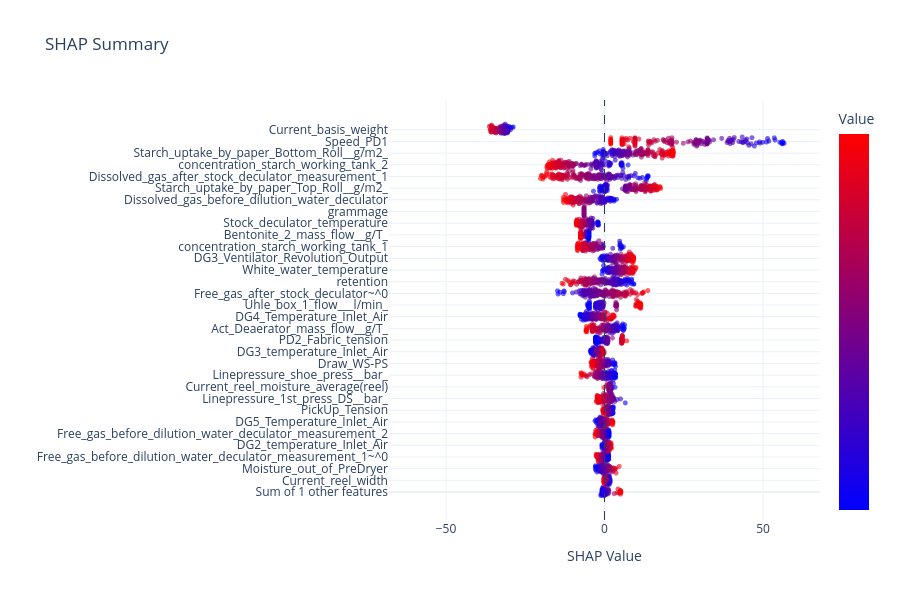

Notebook code cell kept with this figure:
### Code cell
fig = plotly_shap_beeswarm(shap_vals, X_explain, feats, max_features=100)
fig.show()

### Figure 1 — Plotly figure (JSON) as saved in the notebook; plotly's stock layout.template omitted (floating-point values rounded to 4 significant figures; data arrays with more than 128 entries replaced by an {"elided": "..."} marker saying what was removed)
{"data": [{"customdata": {"elided": "200 float values"}, "hovertemplate": "<b>Sum of other features</b><br>SHAP: %{x:.3f}<br>Value: %{customdata:.3f}<extra></extra>", "marker": {"color": {"elided": "200 float values"}, "colorbar": {"showticklabels": false, "title": {"text": "Value"}}, "colorscale": [[0, "rgb(0,0,255)"], [1, "rgb(255,0,0)"]], "opacity": 0.6, "showscale": true, "size": 5}, "mode": "markers", "showlegend": false, "type": "scattergl", "x": {"elided": "200 float values"}, "y": {"elided": "200 float values"}}, {"customdata": {"elided": "200 float values"}, "hovertemplate": "<b>Current_reel_width</b><br>SHAP: %{x:.3f}<br>Value: %{customdata:.3f}<extra></extra>", "marker": {"color": {"elided": "200 float values"}, "colorscale": [[0, "rgb(0,0,255)"], [1, "rgb(255,0,0)"]], "opacity": 0.6, "showscale": false, "size": 5}, "mode": "markers", "showlegend": false, "type": "scattergl", "x": {"elided": "200 float values"}, "y": {"elided": "200 float values"}}, {"customdata": {"elided": "200 float values"}, "hovertemplate": "<b>Moisture_out_of_PreDryer</b><br>SHAP: %{x:.3f}<br>Value: %{customdata:.3f}<extra></extra>", "marker": {"color": {"elided": "200 float values"}, "colorscale": [[0, "rgb(0,0,255)"], [1, "rgb(255,0,0)"]], "opacity": 0.6, "showscale": false, "size": 5}, "mode": "markers", "showlegend": false, "type": "scattergl", "x": {"elided": "200 float values"}, "y": {"elided": "200 float values"}}, {"customdata": {"elided": "200 float values"}, "hovertemplate": "<b>Free_gas_before_dilution_water_deculator_measurement_1~^0</b><br>SHAP: %{x:.3f}<br>Value: %{customdata:.3f}<extra></extra>", "marker": {"color": {"elided": "200 float values"}, "colorscale": [[0, "rgb(0,0,255)"], [1, "rgb(255,0,0)"]], "opacity": 0.6, "showscale": false, "size": 5}, "mode": "markers", "showlegend": false, "type": "scattergl", "x": {"elided": "200 float values"}, "y": {"elided": "200 float values"}}, {"customdata": {"elided": "200 float values"}, "hovertemplate": "<b>DG2_temperature_Inlet_Air</b><br>SHAP: %{x:.3f}<br>Value: %{customdata:.3f}<extra></extra>", "marker": {"color": {"elided": "200 float values"}, "colorscale": [[0, "rgb(0,0,255)"], [1, "rgb(255,0,0)"]], "opacity": 0.6, "showscale": false, "size": 5}, "mode": "markers", "showlegend": false, "type": "scattergl", "x": {"elided": "200 float values"}, "y": {"elided": "200 float values"}}, {"customdata": {"elided": "200 float values"}, "hovertemplate": "<b>Free_gas_before_dilution_water_deculator_measurement_2</b><br>SHAP: %{x:.3f}<br>Value: %{customdata:.3f}<extra></extra>", "marker": {"color": {"elided": "200 float values"}, "colorscale": [[0, "rgb(0,0,255)"], [1, "rgb(255,0,0)"]], "opacity": 0.6, "showscale": false, "size": 5}, "mode": "markers", "showlegend": false, "type": "scattergl", "x": {"elided": "200 float values"}, "y": {"elided": "200 float values"}}, {"customdata": {"elided": "200 float values"}, "hovertemplate": "<b>DG5_Temperature_Inlet_Air</b><br>SHAP: %{x:.3f}<br>Value: %{customdata:.3f}<extra></extra>", "marker": {"color": {"elided": "200 float values"}, "colorscale": [[0, "rgb(0,0,255)"], [1, "rgb(255,0,0)"]], "opacity": 0.6, "showscale": false, "size": 5}, "mode": "markers", "showlegend": false, "type": "scattergl", "x": {"elided": "200 float values"}, "y": {"elided": "200 float values"}}, {"customdata": {"elided": "200 float values"}, "hovertemplate": "<b>PickUp_Tension</b><br>SHAP: %{x:.3f}<br>Value: %{customdata:.3f}<extra></extra>", "marker": {"color": {"elided": "200 float values"}, "colorscale": [[0, "rgb(0,0,255)"], [1, "rgb(255,0,0)"]], "opacity": 0.6, "showscale": false, "size": 5}, "mode": "markers", "showlegend": false, "type": "scattergl", "x": {"elided": "200 float values"}, "y": {"elided": "200 float values"}}, {"customdata": {"elided": "200 float values"}, "hovertemplate": "<b>Linepressure_1st_press_DS__bar_</b><br>SHAP: %{x:.3f}<br>Value: %{customdata:.3f}<extra></extra>", "marker": {"color": {"elided": "200 float values"}, "colorscale": [[0, "rgb(0,0,255)"], [1, "rgb(255,0,0)"]], "opacity": 0.6, "showscale": false, "size": 5}, "mode": "markers", "showlegend": false, "type": "scattergl", "x": {"elided": "200 float values"}, "y": {"elided": "200 float values"}}, {"customdata": {"elided": "200 float values"}, "hovertemplate": "<b>Current_reel_moisture_average(reel)</b><br>SHAP: %{x:.3f}<br>Value: %{customdata:.3f}<extra></extra>", "marker": {"color": {"elided": "200 float values"}, "colorscale": [[0, "rgb(0,0,255)"], [1, "rgb(255,0,0)"]], "opacity": 0.6, "showscale": false, "size": 5}, "mode": "markers", "showlegend": false, "type": "scattergl", "x": {"elided": "200 float values"}, "y": {"elided": "200 float values"}}, {"customdata": {"elided": "200 float values"}, "hovertemplate": "<b>Linepressure_shoe_press__bar_</b><br>SHAP: %{x:.3f}<br>Value: %{customdata:.3f}<extra></extra>", "marker": {"color": {"elided": "200 float values"}, "colorscale": [[0, "rgb(0,0,255)"], [1, "rgb(255,0,0)"]], "opacity": 0.6, "showscale": false, "size": 5}, "mode": "markers", "showlegend": false, "type": "scattergl", "x": {"elided": "200 float values"}, "y": {"elided": "200 float values"}}, {"customdata": {"elided": "200 float values"}, "hovertemplate": "<b>Draw_WS-PS</b><br>SHAP: %{x:.3f}<br>Value: %{customdata:.3f}<extra></extra>", "marker": {"color": {"elided": "200 float values"}, "colorscale": [[0, "rgb(0,0,255)"], [1, "rgb(255,0,0)"]], "opacity": 0.6, "showscale": false, "size": 5}, "mode": "markers", "showlegend": false, "type": "scattergl", "x": {"elided": "200 float values"}, "y": {"elided": "200 float values"}}, {"customdata": {"elided": "200 float values"}, "hovertemplate": "<b>DG3_temperature_Inlet_Air</b><br>SHAP: %{x:.3f}<br>Value: %{customdata:.3f}<extra></extra>", "marker": {"color": {"elided": "200 float values"}, "colorscale": [[0, "rgb(0,0,255)"], [1, "rgb(255,0,0)"]], "opacity": 0.6, "showscale": false, "size": 5}, "mode": "markers", "showlegend": false, "type": "scattergl", "x": {"elided": "200 float values"}, "y": {"elided": "200 float values"}}, {"customdata": {"elided": "200 float values"}, "hovertemplate": "<b>PD2_Fabric_tension</b><br>SHAP: %{x:.3f}<br>Value: %{customdata:.3f}<extra></extra>", "marker": {"color": {"elided": "200 float values"}, "colorscale": [[0, "rgb(0,0,255)"], [1, "rgb(255,0,0)"]], "opacity": 0.6, "showscale": false, "size": 5}, "mode": "markers", "showlegend": false, "type": "scattergl", "x": {"elided": "200 float values"}, "y": {"elided": "200 float values"}}, {"customdata": {"elided": "200 float values"}, "hovertemplate": "<b>Act_Deaerator_mass_flow__g/T_</b><br>SHAP: %{x:.3f}<br>Value: %{customdata:.3f}<extra></extra>", "marker": {"color": {"elided": "200 float values"}, "colorscale": [[0, "rgb(0,0,255)"], [1, "rgb(255,0,0)"]], "opacity": 0.6, "showscale": false, "size": 5}, "mode": "markers", "showlegend": false, "type": "scattergl", "x": {"elided": "200 float values"}, "y": {"elided": "200 float values"}}, {"customdata": {"elided": "200 float values"}, "hovertemplate": "<b>DG4_Temperature_Inlet_Air</b><br>SHAP: %{x:.3f}<br>Value: %{customdata:.3f}<extra></extra>", "marker": {"color": {"elided": "200 float values"}, "colorscale": [[0, "rgb(0,0,255)"], [1, "rgb(255,0,0)"]], "opacity": 0.6, "showscale": false, "size": 5}, "mode": "markers", "showlegend": false, "type": "scattergl", "x": {"elided": "200 float values"}, "y": {"elided": "200 float values"}}, {"customdata": {"elided": "200 float values"}, "hovertemplate": "<b>Uhle_box_1_flow___l/min_</b><br>SHAP: %{x:.3f}<br>Value: %{customdata:.3f}<extra></extra>", "marker": {"color": {"elided": "200 float values"}, "colorscale": [[0, "rgb(0,0,255)"], [1, "rgb(255,0,0)"]], "opacity": 0.6, "showscale": false, "size": 5}, "mode": "markers", "showlegend": false, "type": "scattergl", "x": {"elided": "200 float values"}, "y": {"elided": "200 float values"}}, {"customdata": {"elided": "200 float values"}, "hovertemplate": "<b>Free_gas_after_stock_deculator~^0</b><br>SHAP: %{x:.3f}<br>Value: %{customdata:.3f}<extra></extra>", "marker": {"color": {"elided": "200 float values"}, "colorscale": [[0, "rgb(0,0,255)"], [1, "rgb(255,0,0)"]], "opacity": 0.6, "showscale": false, "size": 5}, "mode": "markers", "showlegend": false, "type": "scattergl", "x": {"elided": "200 float values"}, "y": {"elided": "200 float values"}}, {"customdata": {"elided": "200 float values"}, "hovertemplate": "<b>retention</b><br>SHAP: %{x:.3f}<br>Value: %{customdata:.3f}<extra></extra>", "marker": {"color": {"elided": "200 float values"}, "colorscale": [[0, "rgb(0,0,255)"], [1, "rgb(255,0,0)"]], "opacity": 0.6, "showscale": false, "size": 5}, "mode": "markers", "showlegend": false, "type": "scattergl", "x": {"elided": "200 float values"}, "y": {"elided": "200 float values"}}, {"customdata": {"elided": "200 float values"}, "hovertemplate": "<b>White_water_temperature</b><br>SHAP: %{x:.3f}<br>Value: %{customdata:.3f}<extra></extra>", "marker": {"color": {"elided": "200 float values"}, "colorscale": [[0, "rgb(0,0,255)"], [1, "rgb(255,0,0)"]], "opacity": 0.6, "showscale": false, "size": 5}, "mode": "markers", "showlegend": false, "type": "scattergl", "x": {"elided": "200 float values"}, "y": {"elided": "200 float values"}}, {"customdata": {"elided": "200 float values"}, "hovertemplate": "<b>DG3_Ventilator_Revolution_Output</b><br>SHAP: %{x:.3f}<br>Value: %{customdata:.3f}<extra></extra>", "marker": {"color": {"elided": "200 float values"}, "colorscale": [[0, "rgb(0,0,255)"], [1, "rgb(255,0,0)"]], "opacity": 0.6, "showscale": false, "size": 5}, "mode": "markers", "showlegend": false, "type": "scattergl", "x": {"elided": "200 float values"}, "y": {"elided": "200 float values"}}, {"customdata": {"elided": "200 float values"}, "hovertemplate": "<b>concentration_starch_working_tank_1</b><br>SHAP: %{x:.3f}<br>Value: %{customdata:.3f}<extra></extra>", "marker": {"color": {"elided": "200 float values"}, "colorscale": [[0, "rgb(0,0,255)"], [1, "rgb(255,0,0)"]], "opacity": 0.6, "showscale": false, "size": 5}, "mode": "markers", "showlegend": false, "type": "scattergl", "x": {"elided": "200 float values"}, "y": {"elided": "200 float values"}}, {"customdata": {"elided": "200 float values"}, "hovertemplate": "<b>Bentonite_2_mass_flow__g/T_</b><br>SHAP: %{x:.3f}<br>Value: %{customdata:.3f}<extra></extra>", "marker": {"color": {"elided": "200 float values"}, "colorscale": [[0, "rgb(0,0,255)"], [1, "rgb(255,0,0)"]], "opacity": 0.6, "showscale": false, "size": 5}, "mode": "markers", "showlegend": false, "type": "scattergl", "x": {"elided": "200 float values"}, "y": {"elided": "200 float values"}}, {"customdata": {"elided": "200 float values"}, "hovertemplate": "<b>Stock_deculator_temperature</b><br>SHAP: %{x:.3f}<br>Value: %{customdata:.3f}<extra></extra>", "marker": {"color": {"elided": "200 float values"}, "colorscale": [[0, "rgb(0,0,255)"], [1, "rgb(255,0,0)"]], "opacity": 0.6, "showscale": false, "size": 5}, "mode": "markers", "showlegend": false, "type": "scattergl", "x": {"elided": "200 float values"}, "y": {"elided": "200 float values"}}, {"customdata": {"elided": "200 int values"}, "hovertemplate": "<b>grammage</b><br>SHAP: %{x:.3f}<br>Value: %{customdata:.3f}<extra></extra>", "marker": {"color": {"elided": "200 int values"}, "colorscale": [[0, "rgb(0,0,255)"], [1, "rgb(255,0,0)"]], "opacity": 0.6, "showscale": false, "size": 5}, "mode": "markers", "showlegend": false, "type": "scattergl", "x": {"elided": "200 float values"}, "y": {"elided": "200 float values"}}, {"customdata": {"elided": "200 float values"}, "hovertemplate": "<b>Dissolved_gas_before_dilution_water_deculator</b><br>SHAP: %{x:.3f}<br>Value: %{customdata:.3f}<extra></extra>", "marker": {"color": {"elided": "200 float values"}, "colorscale": [[0, "rgb(0,0,255)"], [1, "rgb(255,0,0)"]], "opacity": 0.6, "showscale": false, "size": 5}, "mode": "markers", "showlegend": false, "type": "scattergl", "x": {"elided": "200 float values"}, "y": {"elided": "200 float values"}}, {"customdata": {"elided": "200 float values"}, "hovertemplate": "<b>Starch_uptake_by_paper_Top_Roll__g/m2_</b><br>SHAP: %{x:.3f}<br>Value: %{customdata:.3f}<extra></extra>", "marker": {"color": {"elided": "200 float values"}, "colorscale": [[0, "rgb(0,0,255)"], [1, "rgb(255,0,0)"]], "opacity": 0.6, "showscale": false, "size": 5}, "mode": "markers", "showlegend": false, "type": "scattergl", "x": {"elided": "200 float values"}, "y": {"elided": "200 float values"}}, {"customdata": {"elided": "200 float values"}, "hovertemplate": "<b>Dissolved_gas_after_stock_deculator_measurement_1</b><br>SHAP: %{x:.3f}<br>Value: %{customdata:.3f}<extra></extra>", "marker": {"color": {"elided": "200 float values"}, "colorscale": [[0, "rgb(0,0,255)"], [1, "rgb(255,0,0)"]], "opacity": 0.6, "showscale": false, "size": 5}, "mode": "markers", "showlegend": false, "type": "scattergl", "x": {"elided": "200 float values"}, "y": {"elided": "200 float values"}}, {"customdata": {"elided": "200 float values"}, "hovertemplate": "<b>concentration_starch_working_tank_2</b><br>SHAP: %{x:.3f}<br>Value: %{customdata:.3f}<extra></extra>", "marker": {"color": {"elided": "200 float values"}, "colorscale": [[0, "rgb(0,0,255)"], [1, "rgb(255,0,0)"]], "opacity": 0.6, "showscale": false, "size": 5}, "mode": "markers", "showlegend": false, "type": "scattergl", "x": {"elided": "200 float values"}, "y": {"elided": "200 float values"}}, {"customdata": {"elided": "200 float values"}, "hovertemplate": "<b>Starch_uptake_by_paper_Bottom_Roll__g/m2_</b><br>SHAP: %{x:.3f}<br>Value: %{customdata:.3f}<extra></extra>", "marker": {"color": {"elided": "200 float values"}, "colorscale": [[0, "rgb(0,0,255)"], [1, "rgb(255,0,0)"]], "opacity": 0.6, "showscale": false, "size": 5}, "mode": "markers", "showlegend": false, "type": "scattergl", "x": {"elided": "200 float values"}, "y": {"elided": "200 float values"}}, {"customdata": {"elided": "200 float values"}, "hovertemplate": "<b>Speed_PD1</b><br>SHAP: %{x:.3f}<br>Value: %{customdata:.3f}<extra></extra>", "marker": {"color": {"elided": "200 float values"}, "colorscale": [[0, "rgb(0,0,255)"], [1, "rgb(255,0,0)"]], "opacity": 0.6, "showscale": false, "size": 5}, "mode": "markers", "showlegend": false, "type": "scattergl", "x": {"elided": "200 float values"}, "y": {"elided": "200 float values"}}, {"customdata": {"elided": "200 float values"}, "hovertemplate": "<b>Current_basis_weight</b><br>SHAP: %{x:.3f}<br>Value: %{customdata:.3f}<extra></extra>", "marker": {"color": {"elided": "200 float values"}, "colorscale": [[0, "rgb(0,0,255)"], [1, "rgb(255,0,0)"]], "opacity": 0.6, "showscale": false, "size": 5}, "mode": "markers", "showlegend": false, "type": "scattergl", "x": {"elided": "200 float values"}, "y": {"elided": "200 float values"}}], "layout": {"height": 600, "hovermode": "closest", "shapes": [{"line": {"dash": "dash", "width": 1}, "type": "line", "x0": 0, "x1": 0, "xref": "x", "y0": 0, "y1": 1, "yref": "y domain"}], "title": {"text": "SHAP Summary"}, "xaxis": {"range": [-67.98, 67.98], "title": {"text": "SHAP Value"}}, "yaxis": {"ticktext": ["Sum of 1 other features", "Current_reel_width", "Moisture_out_of_PreDryer", "Free_gas_before_dilution_water_deculator_measurement_1~^0", "DG2_temperature_Inlet_Air", "Free_gas_before_dilution_water_deculator_measurement_2", "DG5_Temperature_Inlet_Air", "PickUp_Tension", "Linepressure_1st_press_DS__bar_", "Current_reel_moisture_average(reel)", "Linepressure_shoe_press__bar_", "Draw_WS-PS", "DG3_temperature_Inlet_Air", "PD2_Fabric_tension", "Act_Deaerator_mass_flow__g/T_", "DG4_Temperature_Inlet_Air", "Uhle_box_1_flow___l/min_", "Free_gas_after_stock_deculator~^0", "retention", "White_water_temperature", "DG3_Ventilator_Revolution_Output", "concentration_starch_working_tank_1", "Bentonite_2_mass_flow__g/T_", "Stock_deculator_temperature", "grammage", "Dissolved_gas_before_dilution_water_deculator", "Starch_uptake_by_paper_Top_Roll__g/m2_", "Dissolved_gas_after_stock_deculator_measurement_1", "concentration_starch_working_tank_2", "Starch_uptake_by_paper_Bottom_Roll__g/m2_", "Speed_PD1", "Current_basis_weight"], "tickvals": [0, 1.3, 2.6, 3.9, 5.2, 6.5, 7.8, 9.1, 10.4, 11.7, 13, 14.3, 15.6, 16.9, 18.2, 19.5, 20.8, 22.1, 23.4, 24.7, 26, 27.3, 28.6, 29.9, 31.2, 32.5, 33.8, 35.1, 36.4, 37.7, 39, 40.3], "title": {"text": ""}}}}
